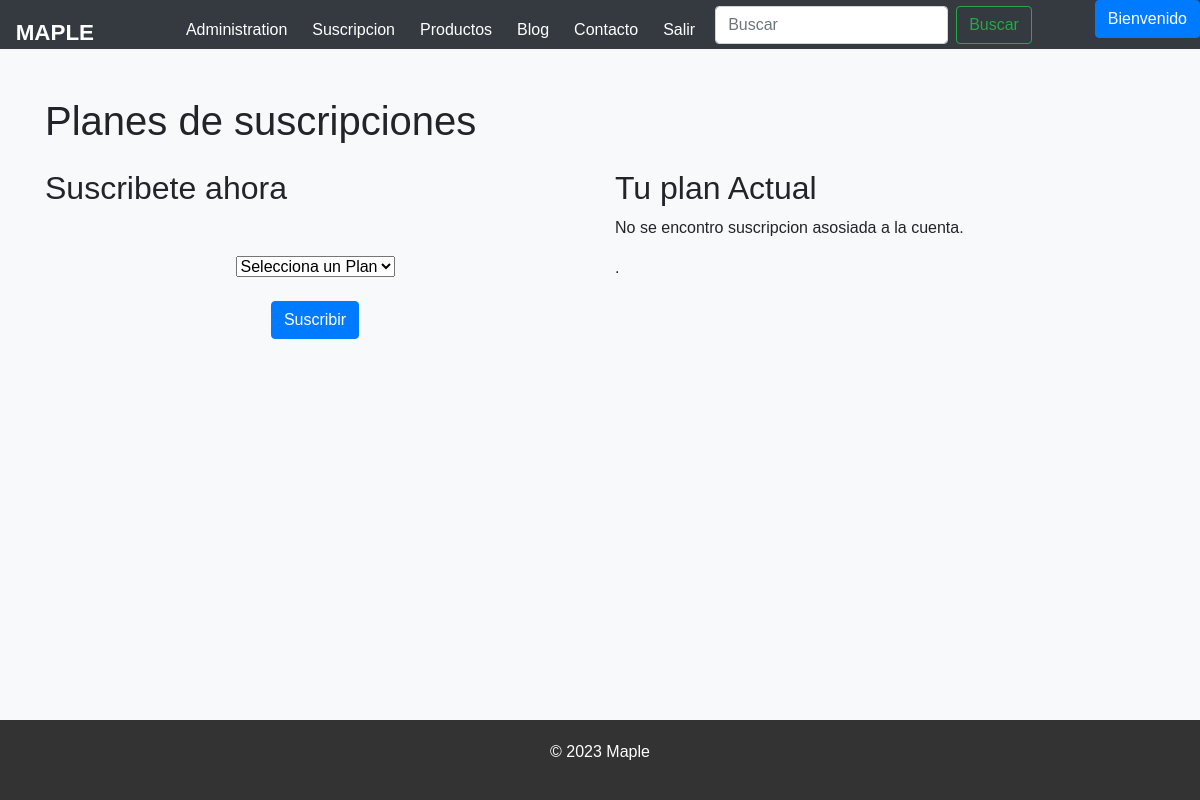
/subscribe/ (signed in), run on an earlier commit of the app's database.
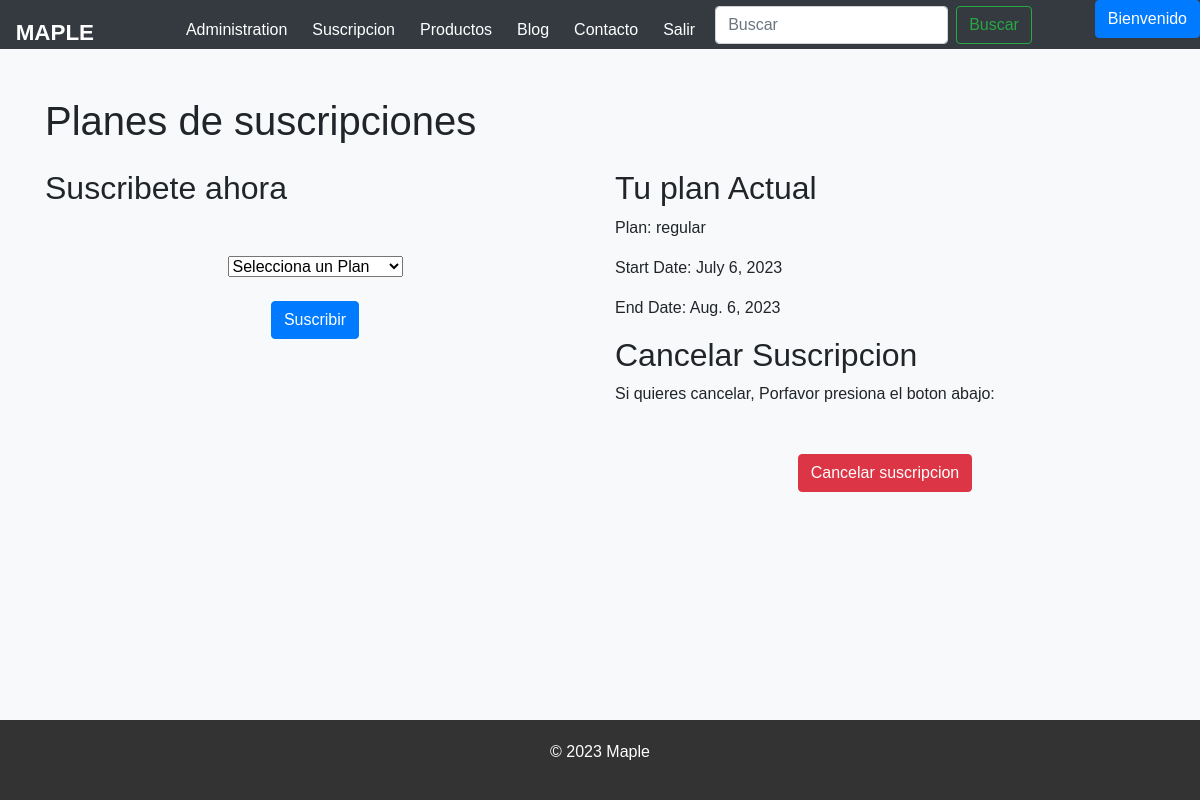
And on a later commit of the database.
### newPage/models.py (models this page shows, shortened)
class Subscription(models.Model):
    user = models.OneToOneField(settings.AUTH_USER_MODEL, on_delete=models.CASCADE)
    plan = models.ForeignKey(Plan, on_delete=models.CASCADE)
    start_date = models.DateField(auto_now_add=True)
    end_date = models.DateField(null=True, blank=True)

class Plan(models.Model):
    name = models.CharField(max_length=100)
    price = models.DecimalField(max_digits=8, decimal_places=2)
    def __str__(self):
        return self.name

### newPage/views.py (the view, shortened to what this page needs)
# urls.py: path('subscribe/', views.subscribe, name='suscripciones'),
def subscribe(request):
    user = request.user
    try:
        subscription = Subscription.objects.get(user=user)
        plans = Plan.objects.all()
        context = {'subscription': subscription, 'plans': plans}
        return render(request, 'pages/suscripciones.html', context)
    except Subscription.DoesNotExist:
        plans = Plan.objects.all()
        return render(request, 'pages/suscripciones.html', {'plans': plans})

### newPage/context_processor.py (called while the page is built)
def total_carrito(request):
    total = 0
    if request.user.is_authenticated:
        if "carrito" in request.session.keys():
            for key, value in request.session["carrito"].items():
                total += int(value["acumulado"])
    else:
        if "carrito" in request.session.keys():
            for key, value in request.session["carrito"].items():
                total += int(value["acumulado"])
    if request.user.is_authenticated and Subscription.objects.filter(user=request.user).exists():
        total -= total * 0.05
    return {"total_carrito": total}

### newPage/templates/pages/suscripciones.html (shortened to what this page needs)
{% load static %}
<!DOCTYPE html>
<html lang="en">
<head>
  <link rel="stylesheet" href="https://stackpath.bootstrapcdn.com/bootstrap/4.3.1/css/bootstrap.min.css">
  <link type='text/css' rel="stylesheet" href="{% static 'css/suscripciones.css' %}?v=10">
</head>
<body>
  <header>
    {% include 'app/navbar.html' %}
</header>
  <section class="py-5">
    <div class="container">
      <h1 class="mb-4">Planes de suscripciones</h1>
      <div class="row">
        <div class="col-md-6">
          <h2>Suscribete ahora</h2>
          <form method="POST" action="{% url 'suscripciones' %}">
            <select id="plan" name="plan">
              <option value="" disabled selected>Selecciona un Plan</option>
            </select>
            <br>
            {% if request.user.is_authenticated or user.is_superuser %}
            <button type="submit" class="btn btn-primary">Suscribir</button>
            {% else %}
            <p>loguease primero</p>
            {% endif %}
          </form>
        </div>
        <div class="col-md-6">
          <h2>Tu plan Actual</h2>
          {% if subscription %}
            <p>Plan: {{ subscription.plan }}</p>
            <p>Start Date: {{ subscription.start_date }}</p>
            <p>End Date: {{ subscription.end_date }}</p>
          {% else %}
            <p>No se encontro suscripcion asosiada a la cuenta.</p>
          {% endif %}
          {% if subscription %}
          <h2>Cancelar Suscripcion</h2>
          <p>Si quieres cancelar, Porfavor presiona el boton abajo:</p>
          <form method="post" action="{% url 'unsubscribe' %}">
            <button class="btn btn-danger" type="submit">Cancelar suscripcion</button>
          </form>
          {% else %}
            <p>.</p>
          {% endif %}
        </div>
      </div>
    </div>
  </section>
<footer>
  <p>&copy; 2023 Maple</p>
</footer>
</body>
</html>

What changed in the data, as far as the page shows it:
added Subscription: plan "regular", start_date "July 6, 2023", end_date "Aug. 6, 2023"
Also different on the page:
text no longer shown: "No se encontro suscripcion asosiada a la cuenta. ."
text now shown: "Plan: Start Date: End Date: Cancelar Suscripcion Si quieres cancelar, Porfavor presiona el boton abajo: Cancelar suscripcion"
